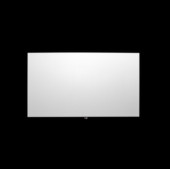
//> input picture screencut.jpg, 170 x 169 px; the run also reads 1 picture not shown here
$ ./vitesse   (built with g++ and OpenCV 4)
//> lines starting //> are read from the running program, lines starting //| are printed output that depends on the picture
#include <stdio.h>
#include <stdlib.h>
#include <assert.h>
#include <iostream>
#include <ctime>

#include <opencv2/core/core.hpp>
#include <opencv2/highgui/highgui.hpp>
#include <opencv2/imgproc/imgproc.hpp>
//#include "ros/ros.h"
//#include "std_msgs/String.h"

#define L1 135
#define L2 28
#define PI 3.14159265358979323846

#define INC_ANGLE_1_2 PI/150 // unité d'incrément d'angle pour les moteurs M1 et M2
#define INC_ANGLE_3 PI // unité d'incrément d'angle pour le moteur M3

#define V1V2_MAX 120
#define V1V2_MIN 80
#define V3_MAX 60
#define V3_MIN 10
#define dt 0.00001

#define DELAIS_OSCI_COURT 20
#define DELAIS_OSCI_LONG 40
#define DELAIS_MOUV_AMPLES 40

#define DELAIS_CHANGE_COMPORT 10

enum MoteurNum {M1, M2, M3};    // positions angulaires
enum Comportement {Arret, EcranPivot_Positif, EcranPivot_Negatif, PetitsCercles_Positif, PetitsCercles_Negatif,
                   GrandsCercles_Positif, GrandsCercles_Negatif, MouvementsAmples_PivotRapide_Positif, MouvementsAmples_PivotRapide_Negatif,
                    PetitesOscillations, GrandesOscillations, MouvementsAmples_PivotOscillant};

using namespace std;
using namespace cv;


void modelGeometriqueDirect(double m1, double m2, double m3,
                                Point pointLiaisonBati, Point& pointLiaisonBras, Point& pointCentreEcran, double& alpha)
{
    // Point liaison bras
    pointLiaisonBras.x = pointLiaisonBati.x + L1*cos(m1);
    pointLiaisonBras.y = pointLiaisonBati.y + L1*sin(m1);

    // Point centre ecran
    pointCentreEcran.x = pointLiaisonBati.x + L1*cos(m1) + L2*cos(m1+m2);
    pointCentreEcran.y = pointLiaisonBati.y + L1*sin(m1) + L2*sin(m1+m2);
    alpha = m1+m2+m3;
}

void rotate(Mat& src, double angle, Mat& dst){
    Point2f ptCp(src.cols*0.5, src.rows*0.5);
    Mat M = getRotationMatrix2D(ptCp, angle, 1.0);
    warpAffine(src, dst, M, src.size(), INTER_CUBIC); //Nearest is too rough,
}


/* tirageComportementAleatoire()
 * Tire aleatoirement un changement de comportement du système parmis ceux de la boite à état.
 * Renvoi 1 si il y a eu un changement, 0 sinon
 */

int tirageComportementAleatoire(enum Comportement& comportementActuel)
{
    int nbAleatoire = rand()% 130;

    switch (nbAleatoire)
    {

        case 1 :
            comportementActuel = EcranPivot_Positif;
            break;

        case 2 :
            comportementActuel = EcranPivot_Negatif;
        	break;

        case 3 :
            comportementActuel = PetitsCercles_Positif;
            break;

        case 4 :
            comportementActuel = PetitsCercles_Negatif;
            break;

        case 5 :
            comportementActuel = GrandsCercles_Positif;
            break;

        case 6 :
            comportementActuel = GrandsCercles_Negatif;
            break;

        case 7 :
            comportementActuel = MouvementsAmples_PivotRapide_Positif;
            break;

        case 8:
            comportementActuel = MouvementsAmples_PivotRapide_Negatif;
            break;

        // [11 lines of commented-out code are left out]

        default :
            return 0; // Pas de changement
            break;
    }

    cout << "\n comportement : " << nbAleatoire << endl;
    return 1; // Il y a eu un changement

}

double* montee(double* vit, int vit_modifs, int signe)
{
	if(vit_modifs == 2)					// si on fait accelerer le 3eme moteur
	{
		if(vit[2] == 0 && signe > 0) vit[2] = dt;
		if(vit[2] == 0 && signe < 0) vit[2] = -dt;

		int i = 0;
		if(signe > 0)																				// si on veut monter a 1
		{
			while((vit[2] < V3_MAX) || (i < DELAIS_CHANGE_COMPORT/4))
			{
				if(vit[2] > 0) vit[2] = vit[2] + vit[2]*dt;								// si la vitesse est negative
				else if(vit[2] < 0){ vit[2] = vit[2] - vit[2]*dt;}						// si la vitesse est negative
				i++;
			}
		}
		if(signe < 0)																				// si on veut descendre a -1
		{
			while((vit[2] > -V3_MAX) || (i < DELAIS_CHANGE_COMPORT/4))
			{
				if(vit[2] > 0) vit[2] = vit[2] - vit[2]*dt;								// si la vitesse est negative
				else if(vit[2] < 0) vit[2] = vit[2] + vit[2]*dt;					// si la vitesse est negative
				i++;
			}
		}
	}
	else
	{
		if(vit[vit_modifs] == 0 && signe > 0) vit[vit_modifs] = dt;
		if(vit[vit_modifs] == 0 && signe < 0) vit[vit_modifs] = -dt;

		int i = 0;
		if(signe > 0)																				// si on veut monter a 1
		{
			while((vit[vit_modifs] < V1V2_MAX) || (i < DELAIS_CHANGE_COMPORT/4))
			{
				if(vit[vit_modifs] > 0) vit[vit_modifs] = vit[vit_modifs] + vit[vit_modifs]*dt;								// si la vitesse est negative
				else if(vit[vit_modifs] < 0){ vit[vit_modifs] = vit[vit_modifs] - vit[vit_modifs]*dt;}						// si la vitesse est negative
				i++;
			}
		}
		if(signe < 0)																				// si on veut descendre a -1
		{
			while((vit[vit_modifs] > -V1V2_MAX) || (i < DELAIS_CHANGE_COMPORT/4))
			{
				if(vit[vit_modifs] > 0) vit[vit_modifs] = vit[vit_modifs] - vit[vit_modifs]*dt;								// si la vitesse est negative
				else if(vit[vit_modifs] < 0) vit[vit_modifs] = vit[vit_modifs] + vit[vit_modifs]*dt;					// si la vitesse est negative
				i++;
			}
		}
	}
		cout << "montee => vit1 = " << vit[0] << "; vit2 = " << vit[1] << "; vit3 = " << vit[2] << endl;
		return vit;
}

double* descente(double* vit)
{
	cout << "descente => vit1 = " << vit[0] << "; vit2 = " << vit[1] << "; vit3 = " << vit[2] << endl;

	if((vit[0] < V1V2_MIN) && (vit[1] < V1V2_MIN) && (vit[2] < V3_MIN)) return vit;

	while(vit[0] > dt || vit[0] < -dt)
	{
		if(vit[0] > dt) vit[0] = vit[0] - vit[0]*dt;
		if(vit[0] < -dt) vit[0] = vit[0] - vit[0]*dt;
	}

	while(vit[1] > dt || vit[1] < -dt)
	{
		if(vit[1] > dt) vit[1] = vit[1] - vit[1]*dt;
		if(vit[1] < -dt) vit[1] = vit[1] - vit[1]*dt;
	}

	while(vit[2] > dt || vit[2] < -dt)
	{
		if(vit[2] > dt) vit[2] = vit[2] - vit[2]*dt;
		if(vit[2] < -dt) vit[2] = vit[2] - vit[2]*dt;

	}

	cout << "descente => vit1 = " << vit[0] << "; vit2 = " << vit[1] << "; vit3 = " << vit[2] << endl;

	return vit;
}

// [9 lines of commented-out code are left out]


int main (int argc, char *argv[])
{
		/* Paramètres */
	Mat imageTest;
	Mat imageTestModifiee;
	Mat imageFond;
	Mat imageFondModifiee;

	const int largeurFenetre(600);
	const int hauteurFenetre(600);

	double m1(0), m2(-PI/2), m3(0); // Angles moteurs
	double vit[3] = {0, 0, 0}; 		  // vitesses moteurs
	double alpha (0); // Angle de l'ecran par rapport a R0

	int delaisOscillations (0);
	int delaisMouvContinu (DELAIS_MOUV_AMPLES);
	int delaisChangementComportement (0);
	bool autorisationChangementComportement(true);
	int indIncrementMouvAmples1, indIncrementMouvAmples2;

	Point pointCentreEcran, pointLiaisonBras, pointLiaisonBati;

	// [5 lines of commented-out code are left out]


	const char* titreFenetre = "Test openCV";
	const char* adresseImageTest = "screencut.jpg";
	const char* adresseImageFond = "fondNoir.png";

	enum Comportement comportementActuel(Arret);


	/* Initialisations */
	imageTest = imread(adresseImageTest, 1);
//> imageTest is the input picture: 169 rows x 170 cols, CV_8UC3; mean B, G, R 56.4, 56.4, 56.4
	if(!imageTest.data)
	{
		cout <<  "Could not open or find the image 1" << endl ;
		return -1;
	}

	imageFond = imread(adresseImageFond, 1);
	if(!imageFond.data)
	{
		cout <<  "Could not open or find the image" << endl ;
		return -1;
	}


	namedWindow(titreFenetre, WINDOW_NORMAL); // WINDOW_NORMAL = taille de fenetre modifiable
	resizeWindow(titreFenetre, largeurFenetre, hauteurFenetre);
	moveWindow(titreFenetre, 100, 100);


	// Position des points de liaisons du systeme
	pointLiaisonBati = Point(imageFond.cols/2,imageFond.rows/2); // Attache au bati
//> pointLiaisonBati = Point(250, 250)
	modelGeometriqueDirect(m1, m2, m3, pointLiaisonBati, pointLiaisonBras, pointCentreEcran, alpha); // Position de depart du systeme
//> pointLiaisonBras = Point(385, 250); pointCentreEcran = Point(385, 222); alpha = -1.57

	// Initialisation image temporaire
	imageFondModifiee = imageFond.clone();

    cout << "debut => vit1 = " << vit[0] << "; vit2 = " << vit[1] << "; vit3 = " << vit[2] << endl;

	for(int i(0); i < 10000; i++)
	{

		imageFond.copyTo(imageFondModifiee(Rect(0, 0, imageFond.cols, imageFond.rows)));

		// Changement de comportement aléatoire
		if(autorisationChangementComportement)
		{
			if(tirageComportementAleatoire(comportementActuel) == 1)
			{
				autorisationChangementComportement = false;
				descente(vit);

		    	vit[0] = 0;
				vit[1] = 0;
				vit[2] = 0;

		        cout << "arret => vit1 = " << vit[0] << "; vit2 = " << vit[1] << "; vit3 = " << vit[2] << endl;
		    }
		}
		else
		{ // Boucle d'attente
		    delaisChangementComportement++;

			if(delaisChangementComportement == DELAIS_CHANGE_COMPORT)
		    {
		        delaisChangementComportement = 0;
		        autorisationChangementComportement = true;
		    }
		}

		// Comportement
		switch (comportementActuel)
		{
		    case Arret:
				vit[0] = 0;
				vit[1] = 0;
				vit[2] = 0;
				break;

			case EcranPivot_Positif:

		    	if(vit[2] < V3_MAX)
		        	{
		        		montee(vit, 2, 1);
			           	m3 += vit[2]*dt;
			        }
					if(vit[2] > 1) cout << " stationnaire => vit1 = " << vit[0] << "; vit2 = " << vit[1] << "; vit3 = " << vit[2] << endl;

		    	break;

		    case EcranPivot_Negatif:

		        if(vit[2] > -V3_MAX)
		          	{
		          		montee(vit, 2, -1);
		           		m3 -= vit[2]*dt;
		           	}
				if(vit[2] < -1) cout << " stationnaire => vit1 = " << vit[0] << "; vit2 = " << vit[1] << "; vit3 = " << vit[2] << endl;
				break;

		    case PetitsCercles_Positif:

				if(vit[1] < V1V2_MAX)
		       		{
		       			montee(vit, 1, 1);
		           		m2 += vit[1]*dt;}
				if(vit[1] > 1) cout << " stationnaire => vit1 = " << vit[0] << "; vit2 = " << vit[1] << "; vit3 = " << vit[2] << endl;
		        break;

		    case PetitsCercles_Negatif:

		        if(vit[1] > -V1V2_MAX)
		          	{	montee(vit, 1, -1);
		           		m2 -= vit[1]*dt;
		           	}
		        if(vit[1] < -1) cout << " stationnaire => vit1 = " << vit[0] << "; vit2 = " << vit[1] << "; vit3 = " << vit[2] << endl;
		        break;

		    case GrandsCercles_Positif:

		        if(vit[0] < V1V2_MAX)
		         	{
		         		montee(vit, 0, 1);
		           		m1 += vit[0]*dt;}
		        if(vit[0] > 1) cout << " stationnaire => vit1 = " << vit[0] << "; vit2 = " << vit[1] << "; vit3 = " << vit[2] << endl;
		        break;

		    case GrandsCercles_Negatif:

		        if(vit[0] > -V1V2_MAX)
		          	{
		          		montee(vit, 0, -1);
		           		m1 -= vit[0]*dt;
		           	}
		        if(vit[0] < -1) cout << " stationnaire => vit1 = " << vit[0] << "; vit2 = " << vit[1] << "; vit3 = " << vit[2] << endl;
		        break;

		    case MouvementsAmples_PivotRapide_Positif:

		        if(vit[0] < V1V2_MAX)
		          	{
		          		montee(vit, 0, 1);
		           		m1 += vit[0]*dt;}
		        if(vit[1] < V1V2_MAX)
		           	{
		           		montee(vit, 1, 1);
		           		m2 += vit[1]*dt;}
		        if(vit[2] < V3_MAX)
		           	{
		           		montee(vit, 2, 1);
		           		m3 += vit[2]*dt;}
		        if((vit[0] > 1) || (vit[1] > 1) || (vit[2] > 1)) cout << " stationnaire => vit1 = " << vit[0] << "; vit2 = " << vit[1] << "; vit3 = " << vit[2] << endl;
		        break;

		    case MouvementsAmples_PivotRapide_Negatif:

		        if(vit[0] > -V1V2_MAX)
		          	{
		          		montee(vit, 0, -1);
		           		m1 -= vit[0]*dt;
		           	}
		        if(vit[1] > -V1V2_MAX)
		           	{
		           		montee(vit, 1, -1);
		           		m2 -= vit[1]*dt;
		           	}
		        if(vit[2] > -V3_MAX)
		           	{
		           		montee(vit, 2, -1);
		           		m3 -= vit[2]*dt;
		           	}
		       	if((vit[0] < -1) || (vit[1] < -1) || (vit[2] < -1)) cout << " stationnaire => vit1 = " << vit[0] << "; vit2 = " << vit[1] << "; vit3 = " << vit[2] << endl;
		        break;

		    case PetitesOscillations:

		        if (delaisOscillations < DELAIS_OSCI_COURT && delaisOscillations >= 0)
		        {
		        	//descente(vit);
		            if(vit[1] < V1V2_MAX)
		              	{
		              		montee(vit, 1, 1);
		               		m2 += vit[1]*dt;
		               	}
		            delaisOscillations++;
	            }
		        if(delaisOscillations > - DELAIS_OSCI_COURT && delaisOscillations < 0)
		        {
		        	descente(vit);
		            if(vit[1] > -V1V2_MAX)
		              	{
		              		cout << "error" << endl;
		              		montee(vit, 1, -1);
		               		m2 -= vit[1]*dt;
		               	}
		            delaisOscillations--;
		        }
		        if (delaisOscillations == DELAIS_OSCI_COURT) delaisOscillations = -1;
		        if (delaisOscillations == -DELAIS_OSCI_COURT) delaisOscillations = 1;

	           	cout << " stationnaire => vit1 = " << vit[0] << "; vit2 = " << vit[1] << "; vit3 = " << vit[2] << endl;
		        break;

		    case GrandesOscillations:

		        if ( delaisOscillations < DELAIS_OSCI_LONG && delaisOscillations >= 0 )
		        {
		        	descente(vit);
		            if(vit[0] < V1V2_MAX)
		              	{
		              		montee(vit, 0, 1);
		               		m1 += vit[0]*dt;
		               	}

		            delaisOscillations++;
		        }
		        if( delaisOscillations > - DELAIS_OSCI_LONG && delaisOscillations < 0 )
		        {
		        	descente(vit);
		            if(vit[0] > -V1V2_MAX)
		             	{
		             		montee(vit, 0, -1);
		           			m1 -= vit[0]*dt;
		          		}

		            delaisOscillations--;
		        }
		        if (delaisOscillations == DELAIS_OSCI_LONG) delaisOscillations = -1;
		        if (delaisOscillations == -DELAIS_OSCI_LONG) delaisOscillations = 1;

	          	if((vit[0] > 1) || (vit[0] < -1)) cout << " stationnaire => vit1 = " << vit[0] << "; vit2 = " << vit[1] << "; vit3 = " << vit[2] << endl;
			    break;

		    case MouvementsAmples_PivotOscillant:

		    // Pivot
		    	if ( delaisOscillations < DELAIS_OSCI_COURT && delaisOscillations >= 0 )
		    	{
			        if(vit[2] < V3_MAX)
			           	{
			           		montee(vit, 2, 1);
			       			m3 += vit[2]*dt;}
			        delaisOscillations++;
			    }
		        if( delaisOscillations > - DELAIS_OSCI_COURT && delaisOscillations < 0 )
		        {
		            if(vit[2] > -V3_MAX)
		              	{
		              		montee(vit, 2, -1);
		           			m3 -= vit[2]*dt;
		           		}
		            delaisOscillations--;
		        }
		        if (delaisOscillations == DELAIS_OSCI_COURT) delaisOscillations = -1;
		        if (delaisOscillations == -DELAIS_OSCI_COURT) delaisOscillations = 1;

		        // Bras
		        if(delaisMouvContinu == DELAIS_MOUV_AMPLES)
		        { // Changement de mouvement amples
		            delaisMouvContinu = 0; // Réinitialisation
		        }
		        else
		        {
   			        descente(vit);
		            if(vit[0] < V1V2_MAX)
		              	{	montee(vit, 0, 1);

		           			m1 += vit[0]*dt;}

		           	if(vit[1] < V1V2_MAX)
		           		{	montee(vit, 1, 1);

		           			m2 += vit[1]*dt;}

		            delaisMouvContinu++;
		        }

	          	if((vit[2] > 1) || (vit[2] < -1) || (vit[0] > 1) || (vit[1] > 1)) cout << " stationnaire => vit1 = " << vit[0] << "; vit2 = " << vit[1] << "; vit3 = " << vit[2] << endl;
		        break;

		    default : break;

		    }

		    // Application
		    modelGeometriqueDirect(m1, m2, m3, pointLiaisonBati, pointLiaisonBras, pointCentreEcran, alpha);

		    // Rotation de l'image de l'ecran
		    rotate(imageTest, alpha, imageTestModifiee);
		    imageTestModifiee.copyTo(imageFondModifiee(Rect(pointCentreEcran.x - imageTestModifiee.cols/2  , pointCentreEcran.y - imageTestModifiee.rows/2, imageTestModifiee.cols, imageTestModifiee.rows)));

		    // Dessin : bras du systeme
		    line(imageFondModifiee, pointLiaisonBati, pointLiaisonBras, Scalar( 255, 255, 255 ), 2, 8);
		    line(imageFondModifiee, pointLiaisonBras, pointCentreEcran, Scalar( 255, 255, 255 ), 2, 8);

		    // Affichage
		    imshow(titreFenetre, imageFondModifiee);

		    if(waitKey(10) != -1) i = 10000;

		    }
//> this loop made 10000 passes
//> pass 1, `imshow(titreFenetre, imageFondModifiee);`:
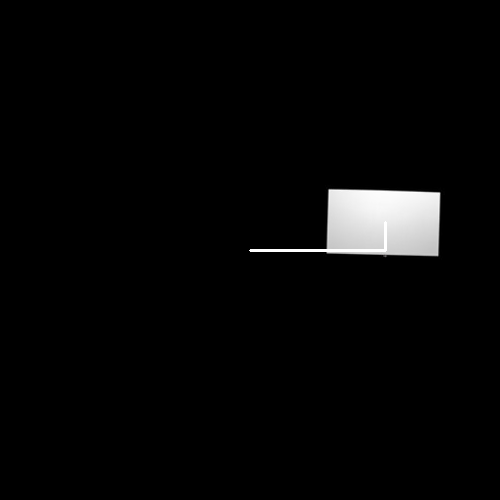
//> window 'Test openCV': 500 rows x 500 cols, CV_8UC3; mean B, G, R 6.8, 6.8, 6.8
//> after the loop:
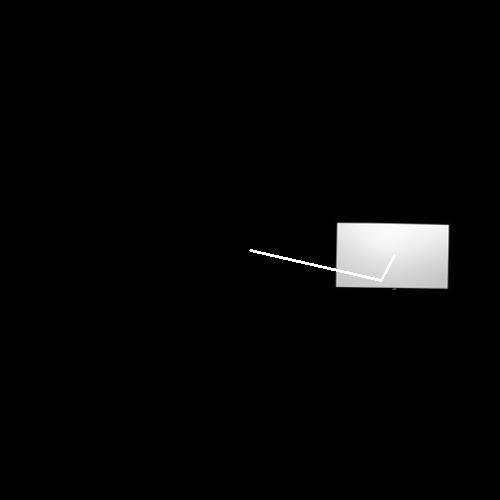
//> imageFondModifiee: 500 rows x 500 cols, CV_8UC3; mean B, G, R 6.8, 6.8, 6.8
//> after the loop, autorisationChangementComportement = false; vit = [0, -120, 0]; delaisChangementComportement = 1; m3 = 0.106; m2 = -1.32; m1 = 0.228; delaisOscillations = 0; delaisMouvContinu = 40
	return EXIT_SUCCESS;
}
